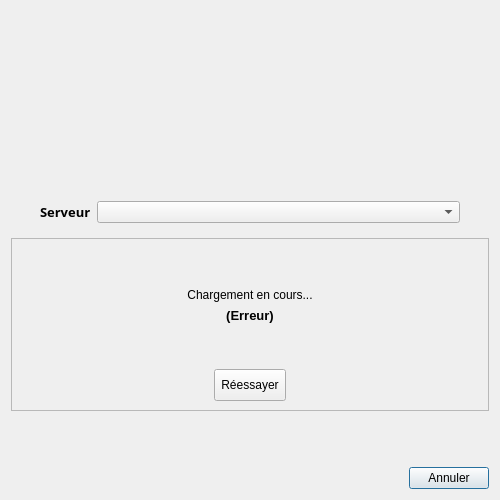
<?xml version="1.0" encoding="UTF-8"?>
<ui version="4.0">
 <class>WebLoginDialog</class>
 <widget class="QDialog" name="WebLoginDialog">
  <property name="geometry">
   <rect>
    <x>0</x>
    <y>0</y>
    <width>500</width>
    <height>500</height>
   </rect>
  </property>
  <property name="sizePolicy">
   <sizepolicy hsizetype="Fixed" vsizetype="Fixed">
    <horstretch>0</horstretch>
    <verstretch>0</verstretch>
   </sizepolicy>
  </property>
  <property name="minimumSize">
   <size>
    <width>500</width>
    <height>500</height>
   </size>
  </property>
  <property name="maximumSize">
   <size>
    <width>500</width>
    <height>500</height>
   </size>
  </property>
  <property name="windowTitle">
   <string>OpenTeraPlus</string>
  </property>
  <property name="styleSheet">
   <string notr="true">QStackedWidget{
background-color: transparent;
}</string>
  </property>
  <layout class="QVBoxLayout" name="verticalLayout">
   <item>
    <layout class="QHBoxLayout" name="horizontalLayout">
     <item>
      <widget class="QLabel" name="lblLogo">
       <property name="sizePolicy">
        <sizepolicy hsizetype="Expanding" vsizetype="Fixed">
         <horstretch>0</horstretch>
         <verstretch>0</verstretch>
        </sizepolicy>
       </property>
       <property name="minimumSize">
        <size>
         <width>300</width>
         <height>175</height>
        </size>
       </property>
       <property name="maximumSize">
        <size>
         <width>300</width>
         <height>175</height>
        </size>
       </property>
       <property name="text">
        <string/>
       </property>
       <property name="pixmap">
        <pixmap resource="../../resources/TeraClient.qrc">:/logos/LogoOpenTeraPlus.png</pixmap>
       </property>
       <property name="scaledContents">
        <bool>true</bool>
       </property>
       <property name="alignment">
        <set>Qt::AlignmentFlag::AlignLeading|Qt::AlignmentFlag::AlignLeft|Qt::AlignmentFlag::AlignTop</set>
       </property>
      </widget>
     </item>
    </layout>
   </item>
   <item>
    <widget class="QFrame" name="frameServers">
     <layout class="QHBoxLayout" name="horizontalLayout_2">
      <item>
       <spacer name="horizontalSpacer">
        <property name="orientation">
         <enum>Qt::Orientation::Horizontal</enum>
        </property>
        <property name="sizeType">
         <enum>QSizePolicy::Policy::Fixed</enum>
        </property>
        <property name="sizeHint" stdset="0">
         <size>
          <width>20</width>
          <height>20</height>
         </size>
        </property>
       </spacer>
      </item>
      <item>
       <widget class="QLabel" name="lblServer">
        <property name="font">
         <font>
          <family>10px Arial</family>
          <pointsize>10</pointsize>
          <italic>false</italic>
          <bold>true</bold>
         </font>
        </property>
        <property name="text">
         <string>Serveur</string>
        </property>
       </widget>
      </item>
      <item>
       <widget class="QComboBox" name="cmbServers">
        <property name="sizePolicy">
         <sizepolicy hsizetype="MinimumExpanding" vsizetype="Fixed">
          <horstretch>0</horstretch>
          <verstretch>0</verstretch>
         </sizepolicy>
        </property>
       </widget>
      </item>
      <item>
       <spacer name="horizontalSpacer_2">
        <property name="orientation">
         <enum>Qt::Orientation::Horizontal</enum>
        </property>
        <property name="sizeType">
         <enum>QSizePolicy::Policy::Fixed</enum>
        </property>
        <property name="sizeHint" stdset="0">
         <size>
          <width>20</width>
          <height>20</height>
         </size>
        </property>
       </spacer>
      </item>
     </layout>
    </widget>
   </item>
   <item>
    <widget class="QFrame" name="frameLoginMessages">
     <property name="sizePolicy">
      <sizepolicy hsizetype="Preferred" vsizetype="MinimumExpanding">
       <horstretch>0</horstretch>
       <verstretch>0</verstretch>
      </sizepolicy>
     </property>
     <property name="frameShape">
      <enum>QFrame::Shape::StyledPanel</enum>
     </property>
     <property name="frameShadow">
      <enum>QFrame::Shadow::Raised</enum>
     </property>
     <layout class="QVBoxLayout" name="verticalLayout_2">
      <item>
       <spacer name="verticalSpacer">
        <property name="orientation">
         <enum>Qt::Orientation::Vertical</enum>
        </property>
        <property name="sizeHint" stdset="0">
         <size>
          <width>20</width>
          <height>40</height>
         </size>
        </property>
       </spacer>
      </item>
      <item>
       <widget class="QLabel" name="lblLoading">
        <property name="sizePolicy">
         <sizepolicy hsizetype="Preferred" vsizetype="Preferred">
          <horstretch>0</horstretch>
          <verstretch>0</verstretch>
         </sizepolicy>
        </property>
        <property name="text">
         <string>Chargement en cours...</string>
        </property>
        <property name="alignment">
         <set>Qt::AlignmentFlag::AlignCenter</set>
        </property>
       </widget>
      </item>
      <item>
       <widget class="QLabel" name="lblError">
        <property name="font">
         <font>
          <pointsize>10</pointsize>
          <bold>true</bold>
         </font>
        </property>
        <property name="text">
         <string>(Erreur)</string>
        </property>
        <property name="alignment">
         <set>Qt::AlignmentFlag::AlignCenter</set>
        </property>
        <property name="wordWrap">
         <bool>true</bool>
        </property>
       </widget>
      </item>
      <item>
       <spacer name="verticalSpacer_2">
        <property name="orientation">
         <enum>Qt::Orientation::Vertical</enum>
        </property>
        <property name="sizeHint" stdset="0">
         <size>
          <width>20</width>
          <height>40</height>
         </size>
        </property>
       </spacer>
      </item>
      <item>
       <layout class="QHBoxLayout" name="horizontalLayout_4">
        <item>
         <widget class="QToolButton" name="btnRetry">
          <property name="minimumSize">
           <size>
            <width>32</width>
            <height>32</height>
           </size>
          </property>
          <property name="cursor">
           <cursorShape>PointingHandCursor</cursorShape>
          </property>
          <property name="text">
           <string>Réessayer</string>
          </property>
          <property name="icon">
           <iconset resource="../../resources/TeraClient.qrc">
            <normaloff>:/icons/refresh.png</normaloff>:/icons/refresh.png</iconset>
          </property>
          <property name="iconSize">
           <size>
            <width>32</width>
            <height>32</height>
           </size>
          </property>
          <property name="toolButtonStyle">
           <enum>Qt::ToolButtonStyle::ToolButtonTextBesideIcon</enum>
          </property>
         </widget>
        </item>
       </layout>
      </item>
     </layout>
    </widget>
   </item>
   <item>
    <widget class="QStackedWidget" name="stackedLogins">
     <property name="sizePolicy">
      <sizepolicy hsizetype="Expanding" vsizetype="Expanding">
       <horstretch>0</horstretch>
       <verstretch>0</verstretch>
      </sizepolicy>
     </property>
     <property name="currentIndex">
      <number>1</number>
     </property>
     <widget class="QWidget" name="pageWebLogin">
      <layout class="QVBoxLayout" name="verticalLayout_3">
       <property name="spacing">
        <number>0</number>
       </property>
       <property name="leftMargin">
        <number>0</number>
       </property>
       <property name="topMargin">
        <number>0</number>
       </property>
       <property name="rightMargin">
        <number>0</number>
       </property>
       <property name="bottomMargin">
        <number>0</number>
       </property>
       <item>
        <widget class="QWidget" name="centralWidget" native="true">
         <property name="sizePolicy">
          <sizepolicy hsizetype="MinimumExpanding" vsizetype="MinimumExpanding">
           <horstretch>0</horstretch>
           <verstretch>0</verstretch>
          </sizepolicy>
         </property>
        </widget>
       </item>
      </layout>
     </widget>
     <widget class="StandardLoginWidget" name="pageStandardLogin"/>
    </widget>
   </item>
   <item>
    <layout class="QHBoxLayout" name="horizontalLayout_3">
     <item>
      <spacer name="horizontalSpacer_3">
       <property name="orientation">
        <enum>Qt::Orientation::Horizontal</enum>
       </property>
       <property name="sizeHint" stdset="0">
        <size>
         <width>40</width>
         <height>20</height>
        </size>
       </property>
      </spacer>
     </item>
     <item>
      <widget class="QPushButton" name="btnCancel">
       <property name="cursor">
        <cursorShape>PointingHandCursor</cursorShape>
       </property>
       <property name="text">
        <string>Annuler</string>
       </property>
      </widget>
     </item>
    </layout>
   </item>
  </layout>
 </widget>
 <customwidgets>
  <customwidget>
   <class>StandardLoginWidget</class>
   <extends>QWidget</extends>
   <header>widgets/StandardLoginWidget.h</header>
   <container>1</container>
  </customwidget>
 </customwidgets>
 <resources>
  <include location="../../resources/TeraClient.qrc"/>
 </resources>
 <connections/>
</ui>
